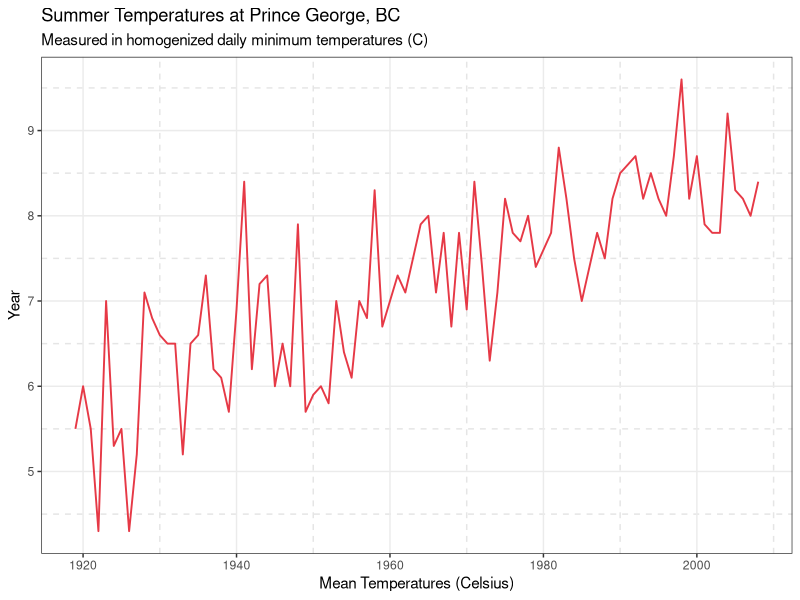

Generate this figure with R:
#read.csv("labs//LakeLevels.csv")
df1 = read.csv("labs//dataTempPG.csv")

summer_data = df1$Summer

# the data are yearly starting in 1919
summer_series = ts(data = summer_data,
                   start = c(1919),
                   frequency = 1)

# prepare for plotting
library(zoo)
library(ggplot2)
p1data = fortify.zoo(summer_series)
p1 <- ggplot(p1data, aes(x = Index, y = summer_series)) +
  geom_line(color = "#E63946", linewidth = 0.65) +
  labs(
    title = "Summer Temperatures at Prince George, BC",
    subtitle = "Measured in homogenized daily minimum temperatures (C)",
    x = "Mean Temperatures (Celsius)",
    y = "Year"
  ) + theme_bw() +
  theme(panel.grid.minor = element_line(
    color = "grey90",
    linetype = "dashed",
    linewidth = 0.5
  ))
print(p1)